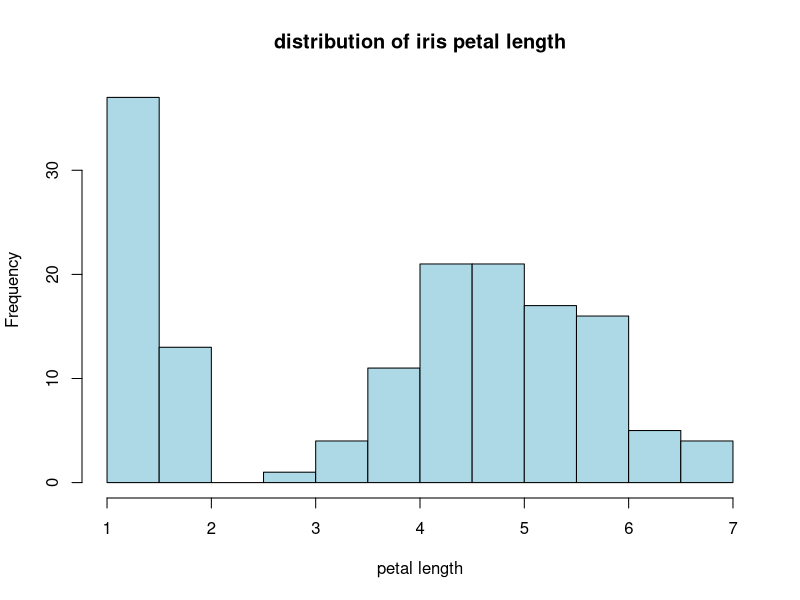
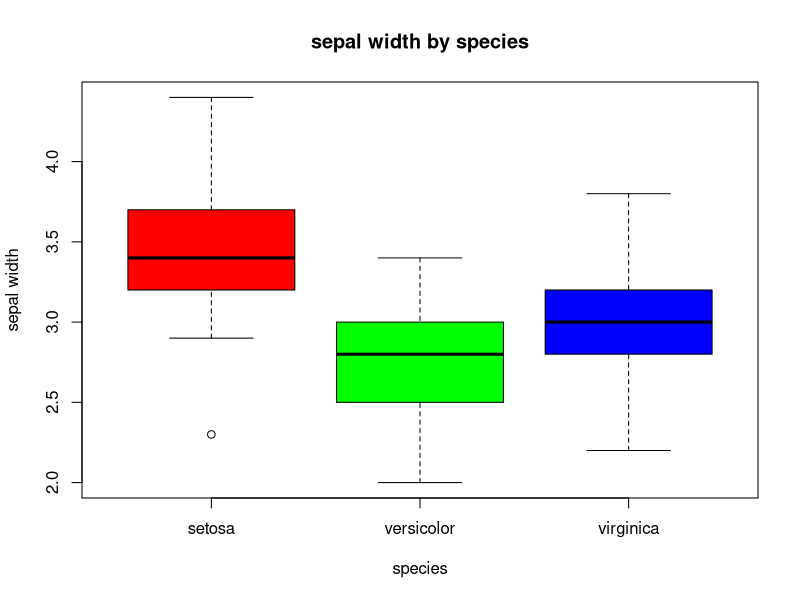
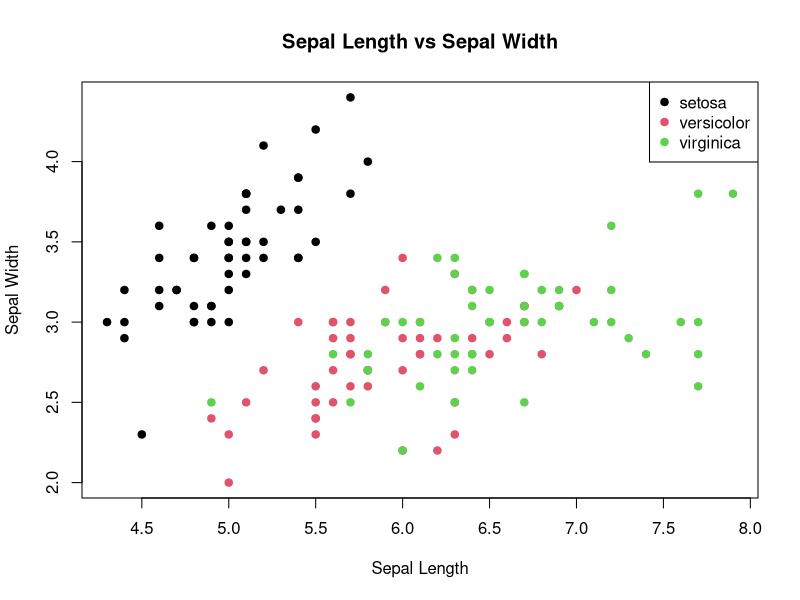

These charts were generated, in order, by the following R code:
## Loading the iris dataset 

library(datasets)
data("iris")
my_iris<-as.data.frame(iris)

## name of the columns

names(my_iris)

## changing the names of the columns

names(my_iris)=c("seplen","sepwid","petlen","petwid","species")
names(my_iris)  ## changed names of the columns

## Initial explorations

class(my_iris)

dim(my_iris) ## dimensions of the rows and the columns of the dataset

## extraction of specific data

my_iris[1,2]
my_iris[1,]
my_iris[,1]
my_iris$seplen ## calling specific row or column

my_iris[,c("seplen","sepwid")]

## calculating the max, min, mean and median

summary(my_iris)

## mean of sepal length

mean(my_iris$seplen)

## median of petal width

median(my_iris$petwid)

## subset the data from specific setosa species

setosa_data<-subset(my_iris,species=="setosa")

## Maximum sepal width from the setosa species

max_setosa_width<-max(setosa_data$sepwid)

# visualizations
## histogram

hist(my_iris$petlen, main = "distribution of iris petal length",col = "lightblue",xlab = "petal length")

## Boxplot

boxplot(sepwid ~ species,data = my_iris,main = "sepal width by species",xlab = "species",ylab = "sepal width",col=c("red","green","blue")) 

## Advanced visualization by ggplot

# 1. Create the scatter plot using your custom column names
plot(my_iris$seplen, my_iris$sepwid, 
     col = my_iris$species,      # Colors points based on species
     pch = 19,                   # Makes the points solid circles
     main = "Sepal Length vs Sepal Width",
     xlab = "Sepal Length",
     ylab = "Sepal Width")

# 2. Add a legend to explain the colors
legend("topright", legend = levels(my_iris$species), col = 1:3, pch = 19)
